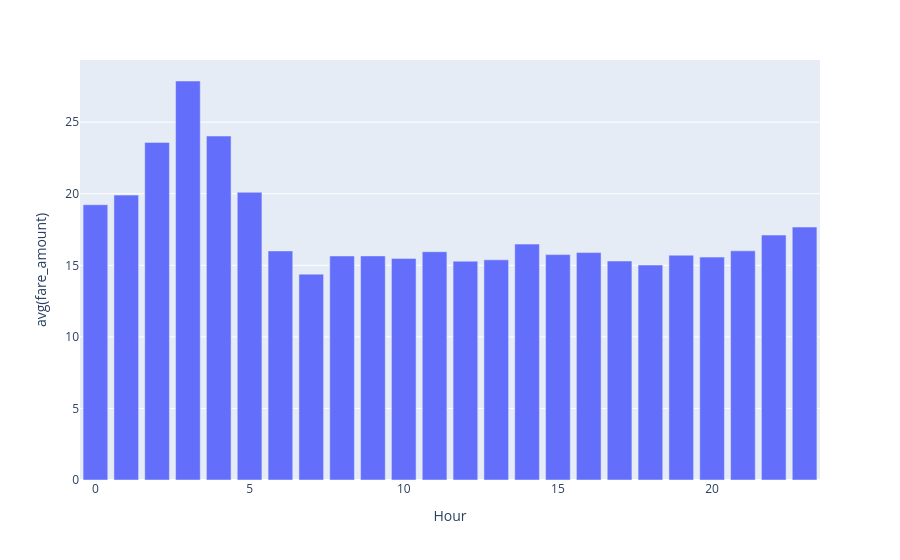

The code cell stored with this chart in its notebook:
### Code cell
from pyspark.sql.functions import hour
df.withColumn("Hour",hour("drop_time")).groupBy("Hour").avg("fare_amount").plot.bar(x='Hour',y="avg(fare_amount)")

### Figure 1 — Plotly figure (JSON) as saved in the notebook; plotly's stock layout.template omitted (floating-point values rounded to 4 significant figures)
{"data": [{"hovertemplate": "Hour=%{x}<br>avg(fare_amount)=%{y}<extra></extra>", "legendgroup": "", "marker": {"color": "#636efa", "pattern": {"shape": ""}}, "name": "", "orientation": "v", "showlegend": false, "textposition": "auto", "type": "bar", "x": [12, 22, 1, 13, 6, 16, 3, 20, 5, 19, 15, 9, 17, 4, 8, 23, 7, 10, 21, 11, 14, 2, 0, 18], "xaxis": "x", "y": [15.29, 17.11, 19.9, 15.38, 16.01, 15.89, 27.88, 15.57, 20.1, 15.71, 15.75, 15.65, 15.3, 24.03, 15.65, 17.67, 14.38, 15.48, 16.01, 15.95, 16.48, 23.59, 19.23, 15.02], "yaxis": "y"}], "layout": {"barmode": "relative", "legend": {"tracegroupgap": 0}, "margin": {"t": 60}, "xaxis": {"anchor": "y", "domain": [0, 1], "title": {"text": "Hour"}}, "yaxis": {"anchor": "x", "domain": [0, 1], "title": {"text": "avg(fare_amount)"}}}}
